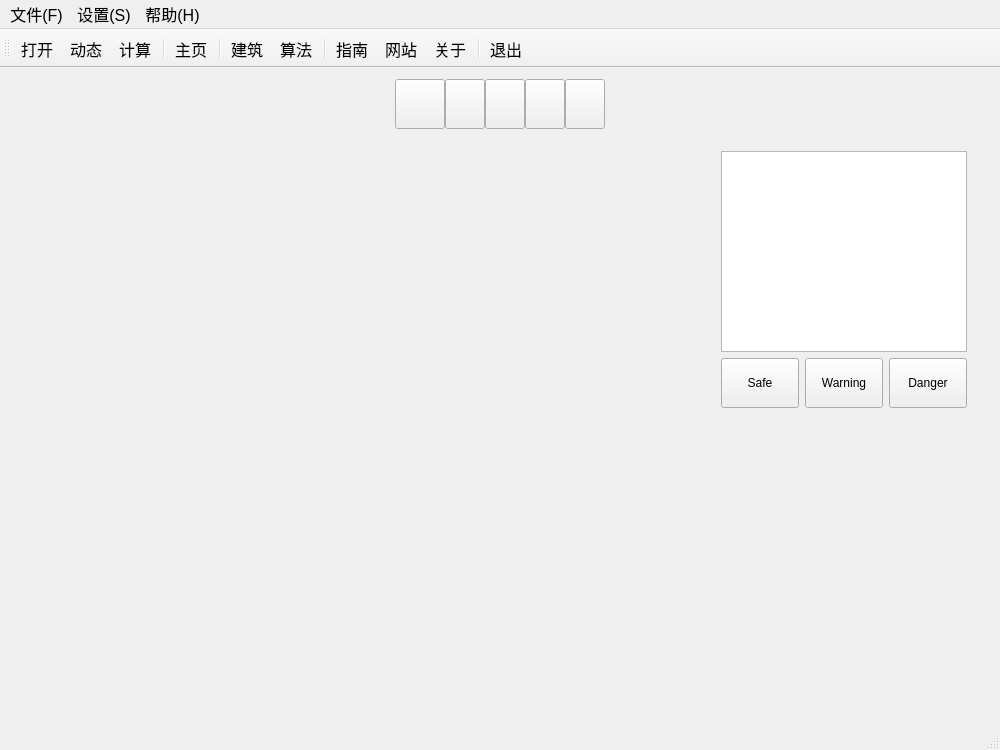
<?xml version="1.0" encoding="UTF-8"?>
<ui version="4.0">
 <class>MainWindow</class>
 <widget class="QMainWindow" name="MainWindow">
  <property name="geometry">
   <rect>
    <x>0</x>
    <y>0</y>
    <width>1000</width>
    <height>750</height>
   </rect>
  </property>
  <property name="windowTitle">
   <string>qREST</string>
  </property>
  <widget class="QWidget" name="centralWidget">
   <layout class="QVBoxLayout" name="verticalLayout" stretch="0,1">
    <property name="spacing">
     <number>0</number>
    </property>
    <item>
     <layout class="QHBoxLayout" name="horizontalLayout" stretch="1,0,0,0,0,0,1">
      <property name="spacing">
       <number>0</number>
      </property>
      <item>
       <spacer name="horizontalSpacer1_main">
        <property name="orientation">
         <enum>Qt::Horizontal</enum>
        </property>
        <property name="sizeHint" stdset="0">
         <size>
          <width>40</width>
          <height>20</height>
         </size>
        </property>
       </spacer>
      </item>
      <item>
       <widget class="QPushButton" name="btn1_main_home">
        <property name="sizePolicy">
         <sizepolicy hsizetype="Fixed" vsizetype="Fixed">
          <horstretch>0</horstretch>
          <verstretch>0</verstretch>
         </sizepolicy>
        </property>
        <property name="minimumSize">
         <size>
          <width>50</width>
          <height>50</height>
         </size>
        </property>
        <property name="text">
         <string/>
        </property>
        <property name="icon">
         <iconset resource="resource.qrc">
          <normaloff>:/image/icon/iconfonthome_1.png</normaloff>:/image/icon/iconfonthome_1.png</iconset>
        </property>
        <property name="iconSize">
         <size>
          <width>48</width>
          <height>48</height>
         </size>
        </property>
       </widget>
      </item>
      <item>
       <widget class="QPushButton" name="btn2_main_gmp">
        <property name="sizePolicy">
         <sizepolicy hsizetype="Minimum" vsizetype="MinimumExpanding">
          <horstretch>0</horstretch>
          <verstretch>0</verstretch>
         </sizepolicy>
        </property>
        <property name="text">
         <string/>
        </property>
        <property name="icon">
         <iconset resource="resource.qrc">
          <normaloff>:/image/icon/earth_1.png</normaloff>:/image/icon/earth_1.png</iconset>
        </property>
        <property name="iconSize">
         <size>
          <width>48</width>
          <height>48</height>
         </size>
        </property>
       </widget>
      </item>
      <item>
       <widget class="QPushButton" name="btn3_main_mea">
        <property name="sizePolicy">
         <sizepolicy hsizetype="Minimum" vsizetype="MinimumExpanding">
          <horstretch>0</horstretch>
          <verstretch>0</verstretch>
         </sizepolicy>
        </property>
        <property name="text">
         <string/>
        </property>
        <property name="icon">
         <iconset resource="resource.qrc">
          <normaloff>:/image/icon/tongxin_1.png</normaloff>:/image/icon/tongxin_1.png</iconset>
        </property>
        <property name="iconSize">
         <size>
          <width>48</width>
          <height>48</height>
         </size>
        </property>
       </widget>
      </item>
      <item>
       <widget class="QPushButton" name="btn4_main_shm">
        <property name="sizePolicy">
         <sizepolicy hsizetype="Minimum" vsizetype="MinimumExpanding">
          <horstretch>0</horstretch>
          <verstretch>0</verstretch>
         </sizepolicy>
        </property>
        <property name="text">
         <string/>
        </property>
        <property name="icon">
         <iconset resource="resource.qrc">
          <normaloff>:/image/icon/xian-building.png</normaloff>:/image/icon/xian-building.png</iconset>
        </property>
        <property name="iconSize">
         <size>
          <width>48</width>
          <height>48</height>
         </size>
        </property>
       </widget>
      </item>
      <item>
       <widget class="QPushButton" name="btn5_main_edp">
        <property name="sizePolicy">
         <sizepolicy hsizetype="Fixed" vsizetype="MinimumExpanding">
          <horstretch>0</horstretch>
          <verstretch>0</verstretch>
         </sizepolicy>
        </property>
        <property name="styleSheet">
         <string notr="true"/>
        </property>
        <property name="text">
         <string/>
        </property>
        <property name="icon">
         <iconset resource="resource.qrc">
          <normaloff>:/image/icon/iconfonticonfonttencentweibo.png</normaloff>:/image/icon/iconfonticonfonttencentweibo.png</iconset>
        </property>
        <property name="iconSize">
         <size>
          <width>48</width>
          <height>48</height>
         </size>
        </property>
       </widget>
      </item>
      <item>
       <spacer name="horizontalSpacer2_main">
        <property name="orientation">
         <enum>Qt::Horizontal</enum>
        </property>
        <property name="sizeHint" stdset="0">
         <size>
          <width>40</width>
          <height>20</height>
         </size>
        </property>
       </spacer>
      </item>
     </layout>
    </item>
    <item>
     <widget class="QStackedWidget" name="stackedWidget">
      <property name="currentIndex">
       <number>0</number>
      </property>
      <widget class="QWidget" name="page1_home">
       <layout class="QGridLayout" name="gridLayout_2" rowstretch="1,1" columnstretch="1,2,2,2">
        <item row="0" column="0">
         <widget class="RectangleWidget" name="widget_home_model" native="true"/>
        </item>
        <item row="1" column="0" colspan="2">
         <widget class="QCustomPlot" name="widget_home_time" native="true"/>
        </item>
        <item row="1" column="2">
         <widget class="QCustomPlot" name="widget_home_response" native="true"/>
        </item>
        <item row="1" column="3">
         <widget class="QCustomPlot" name="widget_home_shm" native="true"/>
        </item>
        <item row="0" column="1" colspan="2">
         <widget class="QCustomPlot" name="widget_home_edp" native="true"/>
        </item>
        <item row="0" column="3">
         <widget class="QWidget" name="widget_home_msg" native="true">
          <layout class="QGridLayout" name="gridLayout_7">
           <item row="0" column="0" colspan="3">
            <widget class="QTextBrowser" name="textBrowser_home">
             <property name="html">
              <string>&lt;!DOCTYPE HTML PUBLIC &quot;-//W3C//DTD HTML 4.0//EN&quot; &quot;http://www.w3.org/TR/REC-html40/strict.dtd&quot;&gt;
&lt;html&gt;&lt;head&gt;&lt;meta name=&quot;qrichtext&quot; content=&quot;1&quot; /&gt;&lt;meta charset=&quot;utf-8&quot; /&gt;&lt;style type=&quot;text/css&quot;&gt;
p, li { white-space: pre-wrap; }
hr { height: 1px; border-width: 0; }
li.unchecked::marker { content: &quot;\2610&quot;; }
li.checked::marker { content: &quot;\2612&quot;; }
&lt;/style&gt;&lt;/head&gt;&lt;body style=&quot; font-family:'Microsoft YaHei UI'; font-size:9pt; font-weight:400; font-style:normal;&quot;&gt;
&lt;p style=&quot; margin-top:0px; margin-bottom:0px; margin-left:0px; margin-right:0px; -qt-block-indent:0; text-indent:0px;&quot;&gt;&lt;span style=&quot; font-size:14pt;&quot;&gt; &lt;/span&gt;&lt;/p&gt;&lt;/body&gt;&lt;/html&gt;</string>
             </property>
            </widget>
           </item>
           <item row="1" column="0">
            <widget class="QPushButton" name="btn_home_safe">
             <property name="sizePolicy">
              <sizepolicy hsizetype="Fixed" vsizetype="Fixed">
               <horstretch>0</horstretch>
               <verstretch>0</verstretch>
              </sizepolicy>
             </property>
             <property name="minimumSize">
              <size>
               <width>50</width>
               <height>50</height>
              </size>
             </property>
             <property name="text">
              <string>Safe</string>
             </property>
            </widget>
           </item>
           <item row="1" column="1">
            <widget class="QPushButton" name="btn_home_warning">
             <property name="sizePolicy">
              <sizepolicy hsizetype="Fixed" vsizetype="Fixed">
               <horstretch>0</horstretch>
               <verstretch>0</verstretch>
              </sizepolicy>
             </property>
             <property name="minimumSize">
              <size>
               <width>50</width>
               <height>50</height>
              </size>
             </property>
             <property name="text">
              <string>Warning</string>
             </property>
            </widget>
           </item>
           <item row="1" column="2">
            <widget class="QPushButton" name="btn_home_safe_danger">
             <property name="sizePolicy">
              <sizepolicy hsizetype="Fixed" vsizetype="Fixed">
               <horstretch>0</horstretch>
               <verstretch>0</verstretch>
              </sizepolicy>
             </property>
             <property name="minimumSize">
              <size>
               <width>50</width>
               <height>50</height>
              </size>
             </property>
             <property name="text">
              <string>Danger</string>
             </property>
            </widget>
           </item>
          </layout>
         </widget>
        </item>
       </layout>
      </widget>
      <widget class="QWidget" name="page2_gmp">
       <layout class="QGridLayout" name="gridLayout_3" rowstretch="1,1" columnstretch="1,2,4">
        <property name="topMargin">
         <number>0</number>
        </property>
        <property name="bottomMargin">
         <number>0</number>
        </property>
        <item row="0" column="0" rowspan="2">
         <widget class="RectangleWidget" name="widget_gmp_model" native="true"/>
        </item>
        <item row="0" column="1">
         <widget class="QWidget" name="widget_gmp_msg" native="true">
          <layout class="QHBoxLayout" name="horizontalLayout_3">
           <property name="spacing">
            <number>0</number>
           </property>
           <property name="leftMargin">
            <number>0</number>
           </property>
           <property name="topMargin">
            <number>0</number>
           </property>
           <property name="rightMargin">
            <number>0</number>
           </property>
           <property name="bottomMargin">
            <number>0</number>
           </property>
           <item>
            <widget class="QTextBrowser" name="textBrowser">
             <property name="html">
              <string>&lt;!DOCTYPE HTML PUBLIC &quot;-//W3C//DTD HTML 4.0//EN&quot; &quot;http://www.w3.org/TR/REC-html40/strict.dtd&quot;&gt;
&lt;html&gt;&lt;head&gt;&lt;meta name=&quot;qrichtext&quot; content=&quot;1&quot; /&gt;&lt;meta charset=&quot;utf-8&quot; /&gt;&lt;style type=&quot;text/css&quot;&gt;
p, li { white-space: pre-wrap; }
hr { height: 1px; border-width: 0; }
li.unchecked::marker { content: &quot;\2610&quot;; }
li.checked::marker { content: &quot;\2612&quot;; }
&lt;/style&gt;&lt;/head&gt;&lt;body style=&quot; font-family:'Microsoft YaHei UI'; font-size:9pt; font-weight:400; font-style:normal;&quot;&gt;
&lt;p style=&quot; margin-top:0px; margin-bottom:0px; margin-left:0px; margin-right:0px; -qt-block-indent:0; text-indent:0px;&quot;&gt;&lt;span style=&quot; font-size:14pt;&quot;&gt; &lt;/span&gt;&lt;/p&gt;&lt;/body&gt;&lt;/html&gt;</string>
             </property>
            </widget>
           </item>
          </layout>
         </widget>
        </item>
        <item row="0" column="2">
         <widget class="QCustomPlot" name="widget_gmp_time" native="true"/>
        </item>
        <item row="1" column="1" colspan="2">
         <widget class="QCustomPlot" name="widget_gmp_response" native="true"/>
        </item>
       </layout>
      </widget>
      <widget class="QWidget" name="page3_mea">
       <layout class="QHBoxLayout" name="horizontalLayout_2">
        <property name="topMargin">
         <number>0</number>
        </property>
        <property name="bottomMargin">
         <number>0</number>
        </property>
        <item>
         <widget class="QTabWidget" name="tabWidget_mea">
          <property name="currentIndex">
           <number>0</number>
          </property>
          <widget class="QWidget" name="tab1_mea1_single">
           <attribute name="title">
            <string>Single</string>
           </attribute>
           <layout class="QGridLayout" name="gridLayout_4" columnstretch="1,4,2">
            <property name="topMargin">
             <number>0</number>
            </property>
            <property name="bottomMargin">
             <number>0</number>
            </property>
            <item row="0" column="0">
             <widget class="RectangleWidget" name="widget_mea1_model" native="true"/>
            </item>
            <item row="1" column="0">
             <widget class="QComboBox" name="cbox_mea1_dir">
              <item>
               <property name="text">
                <string>X</string>
               </property>
              </item>
              <item>
               <property name="text">
                <string>Y</string>
               </property>
              </item>
              <item>
               <property name="text">
                <string>Z</string>
               </property>
              </item>
             </widget>
            </item>
            <item row="0" column="1" rowspan="2">
             <widget class="QCustomPlot" name="widget_mea1_time" native="true"/>
            </item>
            <item row="0" column="2" rowspan="2">
             <widget class="QCustomPlot" name="widget_mea1_response" native="true"/>
            </item>
           </layout>
          </widget>
          <widget class="QWidget" name="tab2_mea_multi">
           <attribute name="title">
            <string>Multiple</string>
           </attribute>
           <layout class="QGridLayout" name="gridLayout_5" columnstretch="1,4,2">
            <property name="topMargin">
             <number>0</number>
            </property>
            <property name="bottomMargin">
             <number>0</number>
            </property>
            <item row="0" column="0">
             <widget class="RectangleWidget" name="widget_mea2_model" native="true"/>
            </item>
            <item row="0" column="1" rowspan="2">
             <widget class="QCustomPlot" name="widget_mea2_time" native="true"/>
            </item>
            <item row="0" column="2" rowspan="2">
             <widget class="QCustomPlot" name="widget_mea2_fourier" native="true"/>
            </item>
            <item row="1" column="0">
             <widget class="QComboBox" name="cbox_mea2_dir">
              <item>
               <property name="text">
                <string>X</string>
               </property>
              </item>
              <item>
               <property name="text">
                <string>Y</string>
               </property>
              </item>
              <item>
               <property name="text">
                <string>Z</string>
               </property>
              </item>
             </widget>
            </item>
           </layout>
          </widget>
         </widget>
        </item>
       </layout>
      </widget>
      <widget class="QWidget" name="page4_shm">
       <layout class="QGridLayout" name="gridLayout_6" columnstretch="1,3,3">
        <property name="topMargin">
         <number>0</number>
        </property>
        <property name="bottomMargin">
         <number>0</number>
        </property>
        <item row="0" column="0" rowspan="2">
         <widget class="RectangleWidget" name="widget_shm_model" native="true"/>
        </item>
        <item row="0" column="2">
         <widget class="QCustomPlot" name="widget_shm_period" native="true"/>
        </item>
        <item row="2" column="0">
         <widget class="QComboBox" name="cbox_shm_dir">
          <item>
           <property name="text">
            <string>X</string>
           </property>
          </item>
          <item>
           <property name="text">
            <string>Y</string>
           </property>
          </item>
         </widget>
        </item>
        <item row="0" column="1" rowspan="3">
         <widget class="QCustomPlot" name="widget_shm_mode" native="true"/>
        </item>
        <item row="1" column="2" rowspan="2">
         <widget class="QCustomPlot" name="widget_shm_damping" native="true"/>
        </item>
       </layout>
      </widget>
      <widget class="QWidget" name="page5_edp">
       <layout class="QGridLayout" name="gridLayout" columnstretch="1,4,2">
        <property name="topMargin">
         <number>0</number>
        </property>
        <property name="bottomMargin">
         <number>0</number>
        </property>
        <item row="0" column="0">
         <widget class="RectangleWidget" name="widget_edp_model" native="true"/>
        </item>
        <item row="0" column="1" rowspan="2">
         <widget class="QCustomPlot" name="widget_edp_time" native="true"/>
        </item>
        <item row="0" column="2" rowspan="2">
         <widget class="QCustomPlot" name="widget_edp_res" native="true"/>
        </item>
        <item row="1" column="0">
         <widget class="QComboBox" name="cbox_edp_dir">
          <item>
           <property name="text">
            <string>X</string>
           </property>
          </item>
          <item>
           <property name="text">
            <string>Y</string>
           </property>
          </item>
         </widget>
        </item>
       </layout>
      </widget>
     </widget>
    </item>
   </layout>
  </widget>
  <widget class="QMenuBar" name="menuBar">
   <property name="geometry">
    <rect>
     <x>0</x>
     <y>0</y>
     <width>1000</width>
     <height>26</height>
    </rect>
   </property>
   <property name="font">
    <font>
     <pointsize>12</pointsize>
    </font>
   </property>
   <widget class="QMenu" name="menuFile">
    <property name="geometry">
     <rect>
      <x>269</x>
      <y>134</y>
      <width>148</width>
      <height>179</height>
     </rect>
    </property>
    <property name="font">
     <font>
      <pointsize>12</pointsize>
     </font>
    </property>
    <property name="title">
     <string>文件(F)</string>
    </property>
    <addaction name="act_open"/>
    <addaction name="act_signal"/>
    <addaction name="separator"/>
    <addaction name="act_calc"/>
    <addaction name="act_exit"/>
   </widget>
   <widget class="QMenu" name="menuOption">
    <property name="font">
     <font>
      <pointsize>12</pointsize>
     </font>
    </property>
    <property name="title">
     <string>设置(S)</string>
    </property>
    <addaction name="act_building"/>
    <addaction name="act_algorithm"/>
   </widget>
   <widget class="QMenu" name="menuHelp">
    <property name="font">
     <font>
      <pointsize>12</pointsize>
     </font>
    </property>
    <property name="title">
     <string>帮助(H)</string>
    </property>
    <addaction name="act_about"/>
    <addaction name="act_guide"/>
    <addaction name="separator"/>
    <addaction name="act_web"/>
    <addaction name="act_qt"/>
   </widget>
   <addaction name="menuFile"/>
   <addaction name="menuOption"/>
   <addaction name="menuHelp"/>
  </widget>
  <widget class="QToolBar" name="mainToolBar">
   <property name="font">
    <font>
     <pointsize>12</pointsize>
    </font>
   </property>
   <property name="toolButtonStyle">
    <enum>Qt::ToolButtonTextBesideIcon</enum>
   </property>
   <attribute name="toolBarArea">
    <enum>TopToolBarArea</enum>
   </attribute>
   <attribute name="toolBarBreak">
    <bool>false</bool>
   </attribute>
   <addaction name="act_open"/>
   <addaction name="act_signal"/>
   <addaction name="act_calc"/>
   <addaction name="separator"/>
   <addaction name="act_home"/>
   <addaction name="separator"/>
   <addaction name="act_building"/>
   <addaction name="act_algorithm"/>
   <addaction name="separator"/>
   <addaction name="act_guide"/>
   <addaction name="act_web"/>
   <addaction name="act_about"/>
   <addaction name="separator"/>
   <addaction name="act_exit"/>
  </widget>
  <widget class="QStatusBar" name="statusBar">
   <property name="font">
    <font>
     <pointsize>12</pointsize>
    </font>
   </property>
  </widget>
  <action name="act_open">
   <property name="icon">
    <iconset resource="resource.qrc">
     <normaloff>:/image/icon/file-open.png</normaloff>:/image/icon/file-open.png</iconset>
   </property>
   <property name="text">
    <string>打开</string>
   </property>
   <property name="toolTip">
    <string>打开文件</string>
   </property>
   <property name="statusTip">
    <string>打开文件</string>
   </property>
   <property name="font">
    <font>
     <pointsize>12</pointsize>
    </font>
   </property>
   <property name="shortcut">
    <string>Ctrl+O</string>
   </property>
  </action>
  <action name="act_exit">
   <property name="icon">
    <iconset resource="resource.qrc">
     <normaloff>:/image/icon/exit_4.png</normaloff>:/image/icon/exit_4.png</iconset>
   </property>
   <property name="text">
    <string>退出</string>
   </property>
   <property name="toolTip">
    <string>退出</string>
   </property>
   <property name="statusTip">
    <string>退出程序</string>
   </property>
   <property name="font">
    <font>
     <pointsize>12</pointsize>
    </font>
   </property>
  </action>
  <action name="act_building">
   <property name="icon">
    <iconset resource="resource.qrc">
     <normaloff>:/image/icon/building_1.png</normaloff>:/image/icon/building_1.png</iconset>
   </property>
   <property name="text">
    <string>建筑</string>
   </property>
   <property name="statusTip">
    <string>建筑信息</string>
   </property>
  </action>
  <action name="act_algorithm">
   <property name="icon">
    <iconset resource="resource.qrc">
     <normaloff>:/image/icon/suanfamoxing.png</normaloff>:/image/icon/suanfamoxing.png</iconset>
   </property>
   <property name="text">
    <string>算法</string>
   </property>
   <property name="statusTip">
    <string>算法设置</string>
   </property>
  </action>
  <action name="act_about">
   <property name="icon">
    <iconset resource="resource.qrc">
     <normaloff>:/image/icon/about_1.png</normaloff>:/image/icon/about_1.png</iconset>
   </property>
   <property name="text">
    <string>关于</string>
   </property>
   <property name="statusTip">
    <string>关于qREST</string>
   </property>
   <property name="font">
    <font>
     <pointsize>12</pointsize>
    </font>
   </property>
  </action>
  <action name="act_guide">
   <property name="icon">
    <iconset resource="resource.qrc">
     <normaloff>:/image/icon/help_1.png</normaloff>:/image/icon/help_1.png</iconset>
   </property>
   <property name="text">
    <string>指南</string>
   </property>
   <property name="statusTip">
    <string>使用指南</string>
   </property>
   <property name="font">
    <font>
     <pointsize>12</pointsize>
    </font>
   </property>
   <property name="shortcut">
    <string>F1</string>
   </property>
  </action>
  <action name="act_web">
   <property name="icon">
    <iconset resource="resource.qrc">
     <normaloff>:/image/icon/web.png</normaloff>:/image/icon/web.png</iconset>
   </property>
   <property name="text">
    <string>网站</string>
   </property>
   <property name="statusTip">
    <string>项目网站</string>
   </property>
   <property name="font">
    <font>
     <pointsize>12</pointsize>
    </font>
   </property>
  </action>
  <action name="act_qt">
   <property name="text">
    <string>关于Qt</string>
   </property>
   <property name="font">
    <font>
     <pointsize>12</pointsize>
    </font>
   </property>
  </action>
  <action name="act_signal">
   <property name="icon">
    <iconset resource="resource.qrc">
     <normaloff>:/image/icon/tongyongyiqi.png</normaloff>:/image/icon/tongyongyiqi.png</iconset>
   </property>
   <property name="text">
    <string>动态</string>
   </property>
   <property name="statusTip">
    <string>信号</string>
   </property>
  </action>
  <action name="act_home">
   <property name="icon">
    <iconset resource="resource.qrc">
     <normaloff>:/image/icon/iconfonthome_1.png</normaloff>:/image/icon/iconfonthome_1.png</iconset>
   </property>
   <property name="text">
    <string>主页</string>
   </property>
   <property name="toolTip">
    <string>返回主页</string>
   </property>
   <property name="menuRole">
    <enum>QAction::NoRole</enum>
   </property>
  </action>
  <action name="act_zoom_in">
   <property name="icon">
    <iconset resource="resource.qrc">
     <normaloff>:/image/icon/zoomin.png</normaloff>:/image/icon/zoomin.png</iconset>
   </property>
   <property name="text">
    <string>放大</string>
   </property>
   <property name="menuRole">
    <enum>QAction::NoRole</enum>
   </property>
  </action>
  <action name="act_zoom_out">
   <property name="icon">
    <iconset resource="resource.qrc">
     <normaloff>:/image/icon/zoomout.png</normaloff>:/image/icon/zoomout.png</iconset>
   </property>
   <property name="text">
    <string>缩小</string>
   </property>
   <property name="menuRole">
    <enum>QAction::NoRole</enum>
   </property>
  </action>
  <action name="act_zoom_reset">
   <property name="icon">
    <iconset resource="resource.qrc">
     <normaloff>:/image/icon/iconfont_fangdajing.png</normaloff>:/image/icon/iconfont_fangdajing.png</iconset>
   </property>
   <property name="text">
    <string>恢复</string>
   </property>
   <property name="menuRole">
    <enum>QAction::NoRole</enum>
   </property>
  </action>
  <action name="act_deselect">
   <property name="icon">
    <iconset resource="resource.qrc">
     <normaloff>:/image/icon/iconfont16.png</normaloff>:/image/icon/iconfont16.png</iconset>
   </property>
   <property name="text">
    <string>清除选点</string>
   </property>
   <property name="menuRole">
    <enum>QAction::NoRole</enum>
   </property>
  </action>
  <action name="act_save">
   <property name="icon">
    <iconset resource="resource.qrc">
     <normaloff>:/image/icon/save_1.png</normaloff>:/image/icon/save_1.png</iconset>
   </property>
   <property name="text">
    <string>保存</string>
   </property>
   <property name="menuRole">
    <enum>QAction::NoRole</enum>
   </property>
  </action>
  <action name="act_calc">
   <property name="icon">
    <iconset resource="resource.qrc">
     <normaloff>:/image/icon/video.png</normaloff>:/image/icon/video.png</iconset>
   </property>
   <property name="text">
    <string>计算</string>
   </property>
  </action>
 </widget>
 <layoutdefault spacing="6" margin="11"/>
 <customwidgets>
  <customwidget>
   <class>RectangleWidget</class>
   <extends>QWidget</extends>
   <header>rectangle_widget.h</header>
   <container>1</container>
  </customwidget>
  <customwidget>
   <class>QCustomPlot</class>
   <extends>QWidget</extends>
   <header>qcustomplot.h</header>
   <container>1</container>
  </customwidget>
 </customwidgets>
 <resources>
  <include location="resource.qrc"/>
 </resources>
 <connections>
  <connection>
   <sender>act_exit</sender>
   <signal>triggered()</signal>
   <receiver>MainWindow</receiver>
   <slot>close()</slot>
   <hints>
    <hint type="sourcelabel">
     <x>-1</x>
     <y>-1</y>
    </hint>
    <hint type="destinationlabel">
     <x>299</x>
     <y>199</y>
    </hint>
   </hints>
  </connection>
 </connections>
</ui>
